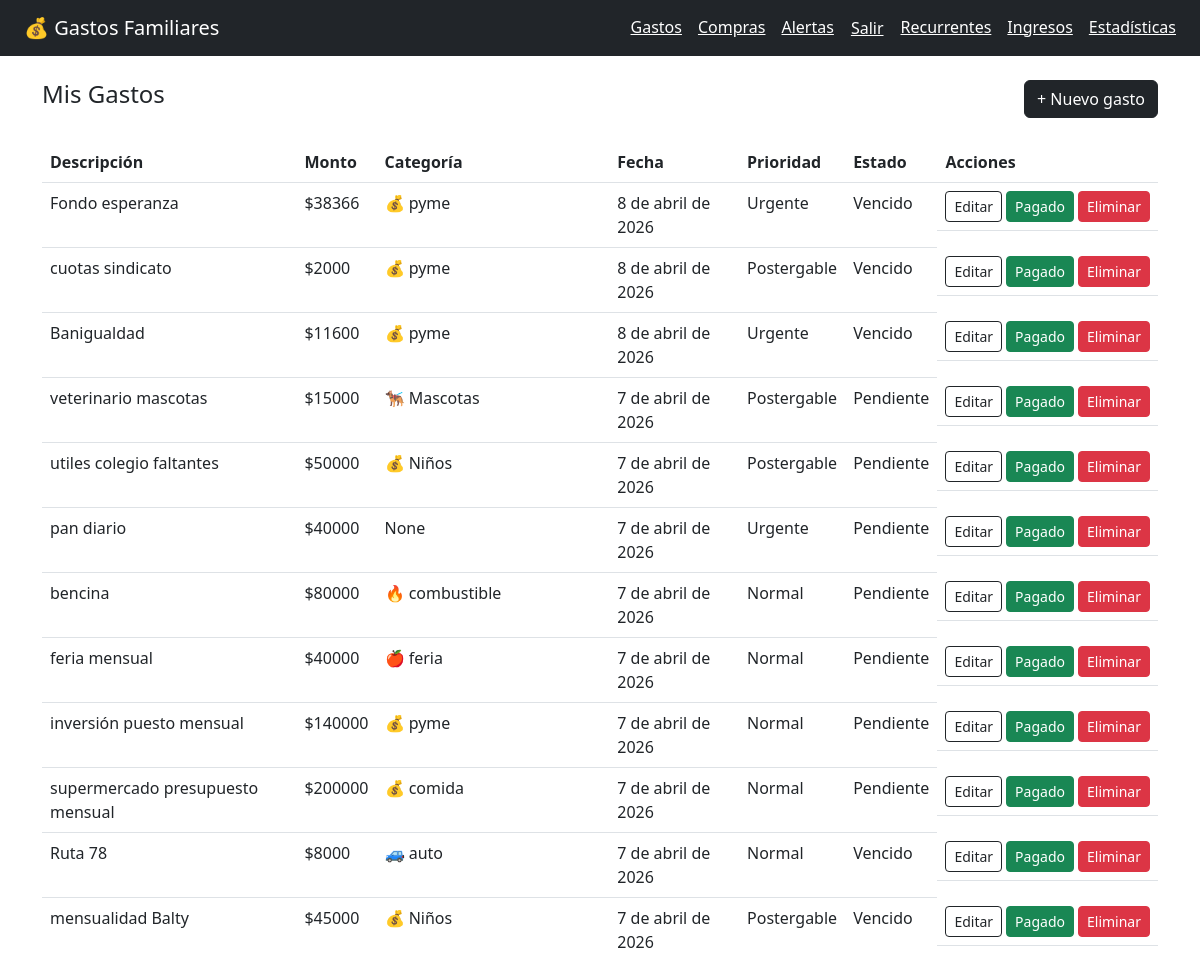
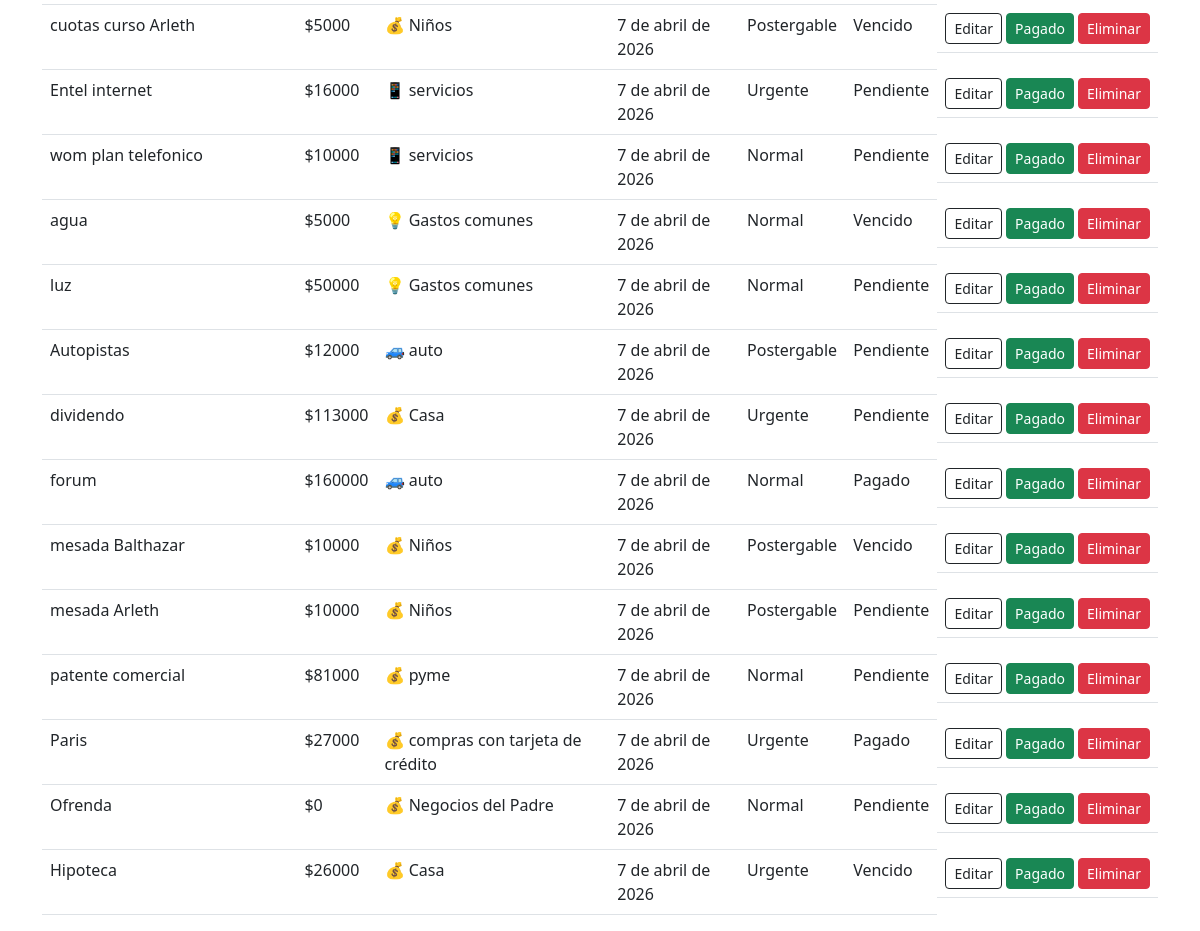
Screenshot of /gastos/ (signed in) with the database file from the repository (2 pictures, top to bottom).
### gastos/models.py (models this page shows, shortened)
class Gasto(models.Model): #cada gasto registrado como monto, fecha, etc
    PRIORIDAD_CHOICES = [
        ('urgente', 'Urgente'),
        ('alta', 'Alta'),
        ('normal', 'Normal'),
        ('postergable', 'Postergable'),
    ]
    ESTADO_CHOICES = [
        ('pendiente', 'Pendiente'),
        ('pagado', 'Pagado'),
        ('vencido', 'Vencido'),
    ]
    usuario = models.ForeignKey(User, on_delete=models.CASCADE, related_name='gastos')
    descripcion = models.CharField(max_length=200)
    monto = models.DecimalField(max_digits=12, decimal_places=0, null=True, blank=True)
    categoria = models.ForeignKey(Categoria, on_delete=models.SET_NULL, null=True, blank=True)
    fecha = models.DateField(default=timezone.now)
    fecha_vencimiento = models.DateField(null=True, blank=True)
    prioridad = models.CharField(max_length=20, choices=PRIORIDAD_CHOICES, default='normal')
    estado = models.CharField(max_length=20, choices=ESTADO_CHOICES, default='pendiente')
    notas = models.TextField(blank=True)
    creado_en = models.DateTimeField(auto_now_add=True)
    actualizado_en = models.DateTimeField(auto_now=True)
    class Meta:
        ordering = ['-fecha', '-creado_en']

class Categoria(models.Model): #categorias de gastos
    nombre = models.CharField(max_length=100)
    icono = models.CharField(max_length=10, default='💰')
    color = models.CharField(max_length=7, default='#6366f1')
    class Meta:
        verbose_name_plural = 'categorías'
        ordering = ['nombre']
    def __str__(self):
        return f"{self.icono} {self.nombre}"

### gastos/views.py (the view)
# urls.py: path('gastos/', views.lista_gastos, name='lista_gastos'),
@login_required
def lista_gastos(request):
    services.actualizar_estados_vencidos()
    gastos = Gasto.objects.filter(usuario=request.user).select_related('categoria')
    return render(request, 'gastos/lista.html', {'gastos': gastos})

### gastos/services.py (called while the page is built)
def actualizar_estados_vencidos():
    hoy = timezone.now().date()
    actualizados = Gasto.objects.filter(
        estado='pendiente',
        fecha_vencimiento__lt=hoy
    ).update(estado='vencido')
    return actualizados

### templates/gastos/lista.html (shortened to what this page needs)
{% extends 'gastos/base.html' %}
{% block contenido %}
<div class="d-flex justify-content-between mb-4">
    <h4>Mis Gastos</h4>
    <a href="{% url 'nuevo_gasto' %}" class="btn btn-dark">+ Nuevo gasto</a>
</div>
<div class="table-responsive">
<table class="table table-hover">
    <thead>
        <tr>
            <th>Descripción</th>
            <th>Monto</th>
            <th>Categoría</th>
            <th>Fecha</th>
            <th>Prioridad</th>
            <th>Estado</th>
            <th>Acciones</th>
        </tr>
    </thead>
    <tbody>
        {% for g in gastos %}
        <tr>
            <td>{{ g.descripcion }}</td>
            <td>${{ g.monto|floatformat:0 }}</td>
            <td>{{ g.categoria }}</td>
            <td>{{ g.fecha }}</td>
            <td>{{ g.get_prioridad_display }}</td>
            <td>{{ g.get_estado_display }}</td>
            <td class="d-flex gap-1">
                <a href="{% url 'editar_gasto' g.pk %}" class="btn btn-sm btn-outline-dark">Editar</a>
                <form method="post" action="{% url 'marcar_pagado' g.pk %}">
                    <button class="btn btn-sm btn-success">Pagado</button>
                </form>
                <form method="post" action="{% url 'eliminar_gasto' g.pk %}">
                    <button class="btn btn-sm btn-danger">Eliminar</button>
                </form>
            </td>
        </tr>
        {% empty %}
        <tr><td colspan="7" class="text-center">No hay gastos registrados</td></tr>
        {% endfor %}
    </tbody>
</table>
</div>
{% endblock %}

### templates/gastos/base.html (style rules this page uses)
.table-responsive { overflow-x: auto; }

### rows the page displays
Gasto: descripcion "Fondo esperanza", monto "38366", categoria "💰 pyme", fecha "8 de abril de 2026", prioridad "Urgente", estado "Vencido"
Gasto: descripcion "cuotas sindicato", monto "2000", categoria "💰 pyme", fecha "8 de abril de 2026", prioridad "Postergable", estado "Vencido"
Gasto: descripcion "Banigualdad", monto "11600", categoria "💰 pyme", fecha "8 de abril de 2026", prioridad "Urgente", estado "Vencido"
Gasto: descripcion "veterinario mascotas", monto "15000", categoria "🐕‍🦺 Mascotas", fecha "7 de abril de 2026", prioridad "Postergable", estado "Pendiente"
Gasto: descripcion "utiles colegio faltantes", monto "50000", categoria "💰 Niños", fecha "7 de abril de 2026", prioridad "Postergable", estado "Pendiente"
Gasto: descripcion "pan diario", monto "40000", categoria "None", fecha "7 de abril de 2026", prioridad "Urgente", estado "Pendiente"
Gasto: descripcion "bencina", monto "80000", categoria "🔥 combustible", fecha "7 de abril de 2026", prioridad "Normal", estado "Pendiente"
Gasto: descripcion "feria mensual", monto "40000", categoria "🍎 feria", fecha "7 de abril de 2026", prioridad "Normal", estado "Pendiente"
Gasto: descripcion "inversión puesto mensual", monto "140000", categoria "💰 pyme", fecha "7 de abril de 2026", prioridad "Normal", estado "Pendiente"
Gasto: descripcion "supermercado presupuesto mensual", monto "200000", categoria "💰 comida", fecha "7 de abril de 2026", prioridad "Normal", estado "Pendiente"
Gasto: descripcion "Ruta 78", monto "8000", categoria "🚙 auto", fecha "7 de abril de 2026", prioridad "Normal", estado "Vencido"
Gasto: descripcion "mensualidad Balty", monto "45000", categoria "💰 Niños", fecha "7 de abril de 2026", prioridad "Postergable", estado "Vencido"
Gasto: descripcion "cuotas curso Arleth", monto "5000", categoria "💰 Niños", fecha "7 de abril de 2026", prioridad "Postergable", estado "Vencido"
Gasto: descripcion "Entel internet", monto "16000", categoria "📱 servicios", fecha "7 de abril de 2026", prioridad "Urgente", estado "Pendiente"
Gasto: descripcion "wom plan telefonico", monto "10000", categoria "📱 servicios", fecha "7 de abril de 2026", prioridad "Normal", estado "Pendiente"
Gasto: descripcion "agua", monto "5000", categoria "💡 Gastos comunes", fecha "7 de abril de 2026", prioridad "Normal", estado "Vencido"
Gasto: descripcion "luz", monto "50000", categoria "💡 Gastos comunes", fecha "7 de abril de 2026", prioridad "Normal", estado "Pendiente"
Gasto: descripcion "Autopistas", monto "12000", categoria "🚙 auto", fecha "7 de abril de 2026", prioridad "Postergable", estado "Pendiente"
Gasto: descripcion "dividendo", monto "113000", categoria "💰 Casa", fecha "7 de abril de 2026", prioridad "Urgente", estado "Pendiente"
Gasto: descripcion "forum", monto "160000", categoria "🚙 auto", fecha "7 de abril de 2026", prioridad "Normal", estado "Pagado"
Gasto: descripcion "mesada Balthazar", monto "10000", categoria "💰 Niños", fecha "7 de abril de 2026", prioridad "Postergable", estado "Vencido"
Gasto: descripcion "mesada Arleth", monto "10000", categoria "💰 Niños", fecha "7 de abril de 2026", prioridad "Postergable", estado "Pendiente"
Gasto: descripcion "patente comercial", monto "81000", categoria "💰 pyme", fecha "7 de abril de 2026", prioridad "Normal", estado "Pendiente"
Gasto: descripcion "Paris", monto "27000", categoria "💰 compras con tarjeta de crédito", fecha "7 de abril de 2026", prioridad "Urgente", estado "Pagado"
Gasto: descripcion "Ofrenda", monto "0", categoria "💰 Negocios del Padre", fecha "7 de abril de 2026", prioridad "Normal", estado "Pendiente"
Gasto: descripcion "Hipoteca", monto "26000", categoria "💰 Casa", fecha "7 de abril de 2026", prioridad "Urgente", estado "Vencido"
